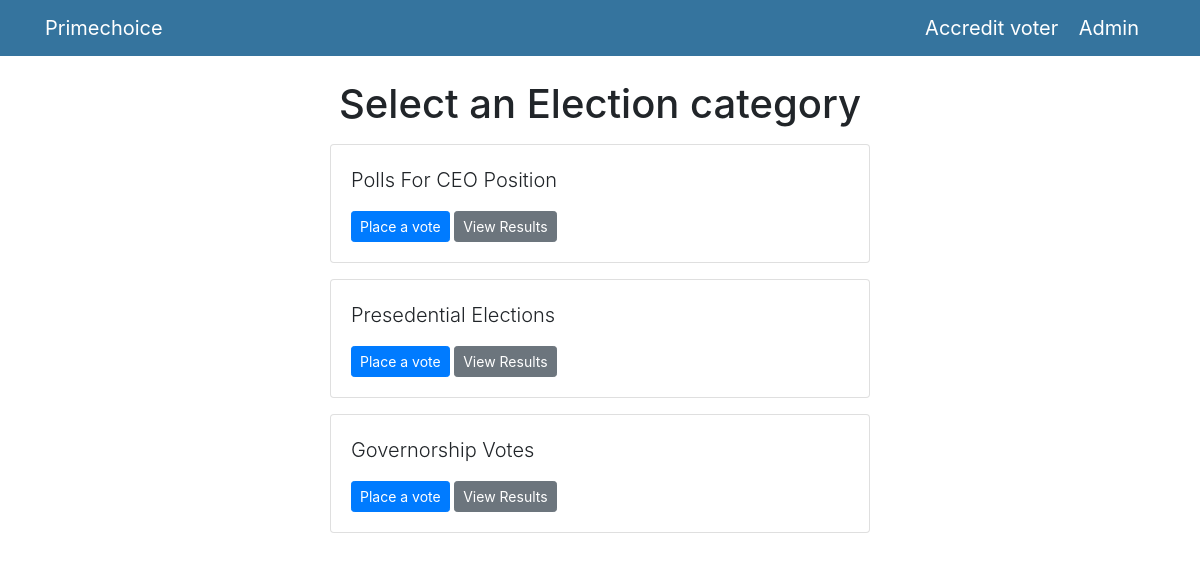
The page /polls/ on the database as committed earlier.
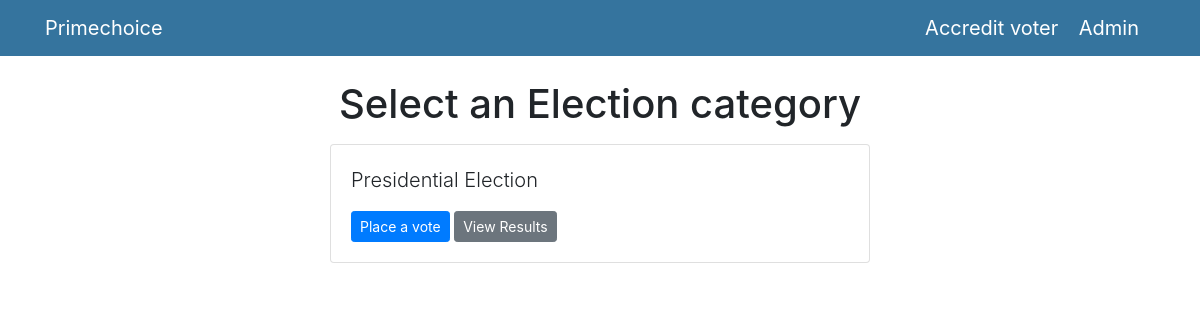
The same page on the database as committed later.
### polls/models.py (models this page shows, shortened)
class Question(models.Model):
    question_text = models.CharField(max_length=200)
    pub_date = models.DateTimeField('date published')

### polls/views.py (the view)
# urls.py: path('', views.index, name='index'),
def index(request):
    latest_question_list = Question.objects.order_by('-pub_date')[:5]
    context = {'latest_question_list': latest_question_list}
    return render(request, 'polls/index.html', context)

### templates/polls/index.html
{% extends 'base.html' %}
{% block content %}
  <h1 class="text-center mb-3">Select an Election category</h1>
  {% if latest_question_list %}
    {% for question in latest_question_list %}
      <div class="card mb-3">
        <div class="card-body">
          <p class="lead">{{ question.question_text }}</p>
          <a href="{% url 'polls:detail' question.id %}" class="btn btn-primary btn-sm">Place a vote</a>
          <a href="{% url 'polls:results' question.id %}" class="btn btn-secondary btn-sm">View Results</a>
        </div>
      </div>
    {% endfor %}
  {% else %}
    <p>No polls available</p>
  {% endif %}
{% endblock %}

Rows that differ between the two databases and show on the page:
removed Question: question_text "Polls For CEO Position"
removed Question: question_text "Governorship Votes"
changed Question: question_text "Presedential Elections" → "Presidential Election"
